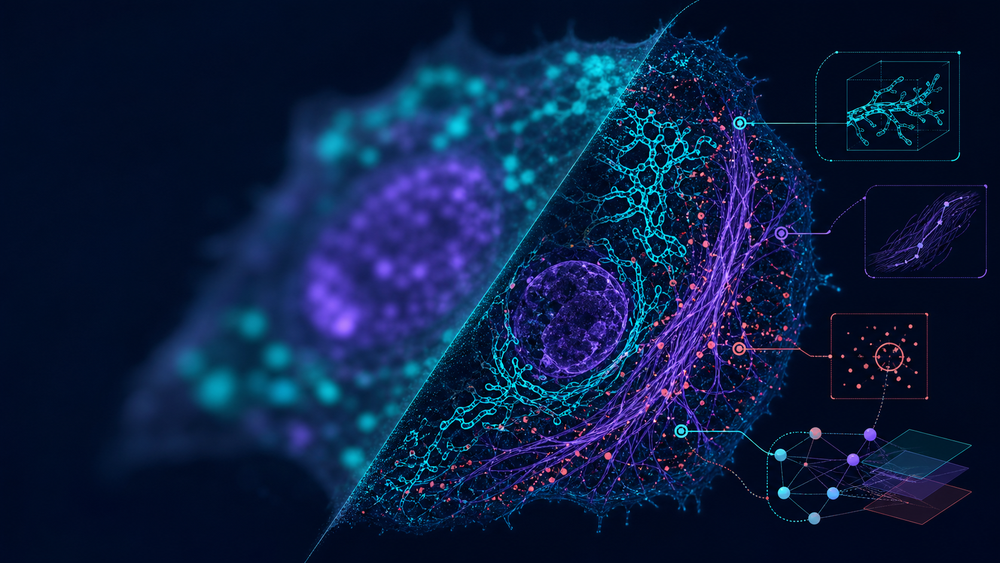
#> input picture MorphAgent_UI/MorphAgent/morphagent_ui/resources/morphagent_hero.png, 1000 x 563 px, shrunk from 1672 x 941 before the run; its folder holds only this picture in this run
$ python -i extract.py   (imports and definitions only)
#> lines starting #> are read from the running program, lines starting #| are printed output that depends on the picture; after the words box and inside, x2 and y2 are one past the last pixel; in counts of white or black regions, pixels touching at a corner belong together
def extract(img, *segmentation_masks):
    # IMPORT ALL REQUIRED PACKAGES AT THE BEGINNING OF THE FUNCTION
    import numpy as np
    from scipy import ndimage
    from skimage.measure import regionprops, label
    from skimage.filters import threshold_otsu

    # 1. Data Loading and Preprocessing
    # Ensure image is float for calculations
    arr = np.asarray(img, dtype=np.float32)

    # Check dimensionality and extract Tubulin channel (Channel 1)
    # Expected shape: (512, 512, 3)
    if arr.ndim == 3 and arr.shape[2] == 3:
        tubulin_channel = arr[..., 1]  # Channel 1 is Tubulin (Green)
    elif arr.ndim == 2:
        # Fallback if single channel passed (unlikely based on spec, but safe)
        tubulin_channel = arr
    else:
        return 0.0

    # Normalize intensity to [0, 1] for stability
    # Although Moment of Inertia is ratio-based, normalization helps with thresholding fallback
    vmax = np.percentile(tubulin_channel, 99.5) if tubulin_channel.size > 0 else 1.0
    if vmax > 0:
        tubulin_channel = tubulin_channel / vmax
    tubulin_channel = np.clip(tubulin_channel, 0.0, 1.0)

    # 2. Segmentation Handling
    labeled_mask = None

    # Check if segmentation masks are provided
    if len(segmentation_masks) > 0 and segmentation_masks[0] is not None:
        # Use the first mask provided. In BBBC021, masks are typically cell masks or nuclei masks.
        # For Tubulin dispersion, a cell mask is ideal. We assume the first mask is the most relevant.
        mask_input = segmentation_masks[0]

        # Ensure mask matches image spatial dimensions
        if mask_input.shape[:2] == tubulin_channel.shape[:2]:
            # If mask is not integer labeled, label it
            if not np.issubdtype(mask_input.dtype, np.integer):
                labeled_mask = label(mask_input > 0)
            else:
                labeled_mask = mask_input

    # Fallback: If no valid mask provided, generate one from the Tubulin channel
    if labeled_mask is None:
        try:
            thresh = threshold_otsu(tubulin_channel)
            binary_mask = tubulin_channel > thresh
            # Clean up noise
            binary_mask = ndimage.binary_opening(binary_mask, structure=np.ones((3,3)))
            labeled_mask = label(binary_mask)
        except Exception:
            return 0.0

    # 3. Feature Calculation: Moment of Inertia Mean
    # Formula: Sum(Intensity * Distance^2) / Sum(Intensity)
    # Distance is Euclidean distance from pixel to the geometric centroid of the cell

    props = regionprops(labeled_mask, intensity_image=tubulin_channel)

    moments = []

    for prop in props:
        # Get intensity values within the bounding box
        # regionprops intensity_image gives the intensity values inside the bbox
        # prop.image gives the binary mask inside the bbox

        # Extract the intensity patch and mask patch for the single cell
        intensity_patch = prop.intensity_image
        mask_patch = prop.image

        if intensity_patch.size == 0 or np.sum(intensity_patch) == 0:
            continue

        # Get local coordinates of pixels within the object
        # coords returns (row, col) coordinates relative to the full image,
        # but calculating relative to bbox is more efficient for distance

        # Get indices of pixels that are part of the cell
        y_indices, x_indices = np.nonzero(mask_patch)
        intensities = intensity_patch[y_indices, x_indices]

        # Calculate local centroid within the patch
        # prop.centroid is global (row, col). prop.bbox is (min_row, min_col, max_row, max_col)
        # Local centroid = Global Centroid - Bbox Top-Left
        local_centroid_y = prop.centroid[0] - prop.bbox[0]
        local_centroid_x = prop.centroid[1] - prop.bbox[1]

        # Calculate squared Euclidean distances from each pixel to the centroid
        # d^2 = (y - cy)^2 + (x - cx)^2
        dist_sq = (y_indices - local_centroid_y)**2 + (x_indices - local_centroid_x)**2

        # Calculate Moment of Inertia
        # Weighted sum of squared distances
        weighted_dist_sq_sum = np.sum(intensities * dist_sq)
        total_intensity = np.sum(intensities)

        if total_intensity > 0:
            # This is effectively the squared radius of gyration weighted by intensity
            moi = weighted_dist_sq_sum / total_intensity
            moments.append(moi)

    # 4. Aggregation
    if not moments:
        return 0.0

    result = np.mean(moments)

    return float(result)

>>> import cv2
>>> picture = cv2.imread('../../../../../../MorphAgent_UI/MorphAgent/morphagent_ui/resources/morphagent_hero.png', cv2.IMREAD_GRAYSCALE)
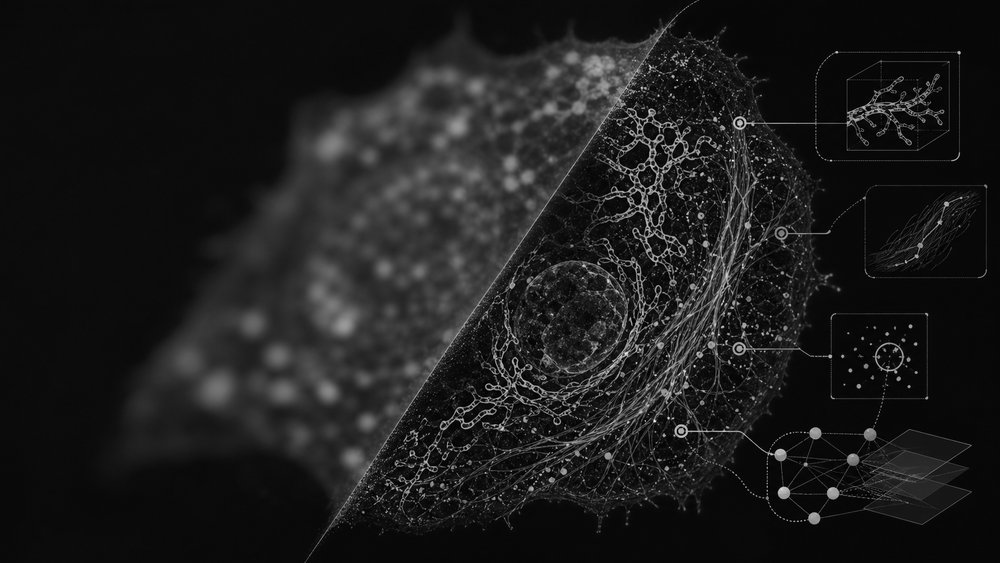
#> picture: shape (563, 1000); min 0, max 253, mean 28.4
>>> result = extract(picture)
#> in extract, `vmax = np.percentile(tubulin_channel, 99.5) if tubulin_channel.size > ..`: vmax = 155
#> in extract, `tubulin_channel = np.clip(tubulin_channel, 0.0, 1.0)`:
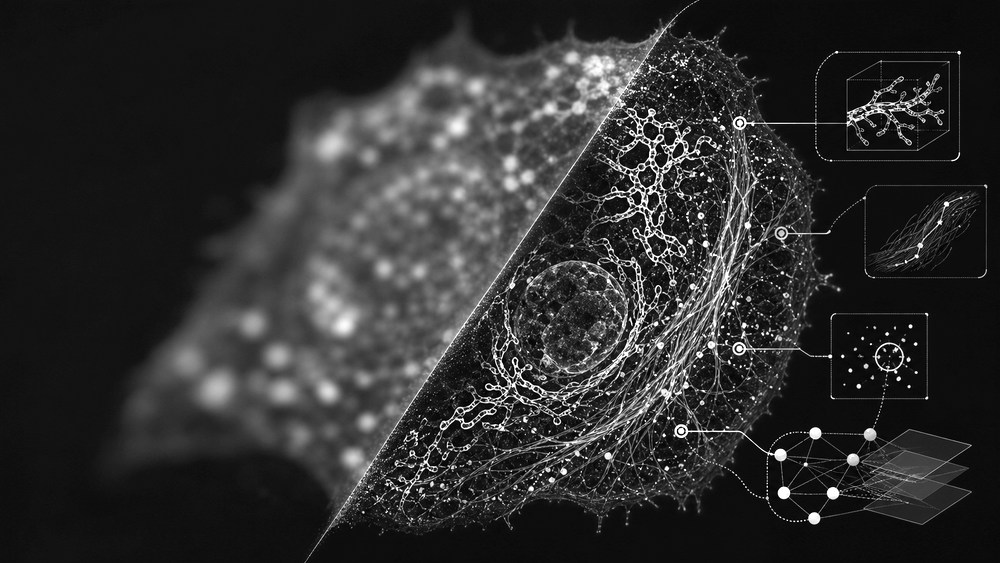
#> tubulin_channel: shape (563, 1000) float32; min 0, max 1, mean 0.183
#> in extract, `thresh = threshold_otsu(tubulin_channel)`: thresh = 0.283
#> in extract, `binary_mask = tubulin_channel > thresh`:
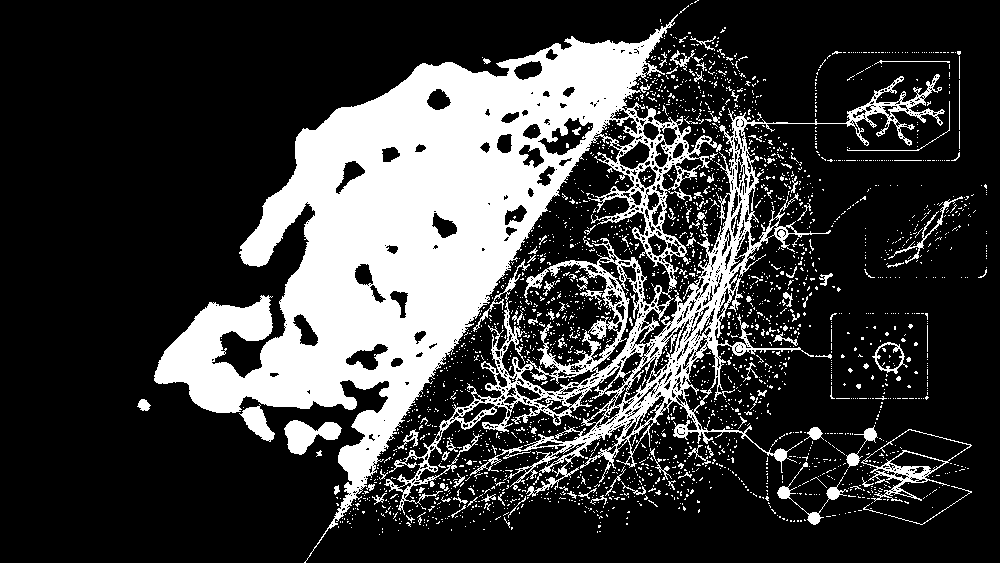
#> binary_mask: shape (563, 1000) bool; 23.6% white; 2572 white regions (2451 under 20 px), largest, box (x1, y1, x2, y2) and area: (154, 14, 945, 563) 115693, (861, 429, 972, 502) 1195, (284, 420, 342, 455) 1111
#> in extract, `binary_mask = ndimage.binary_opening(binary_mask, structure=np.ones((3..`:
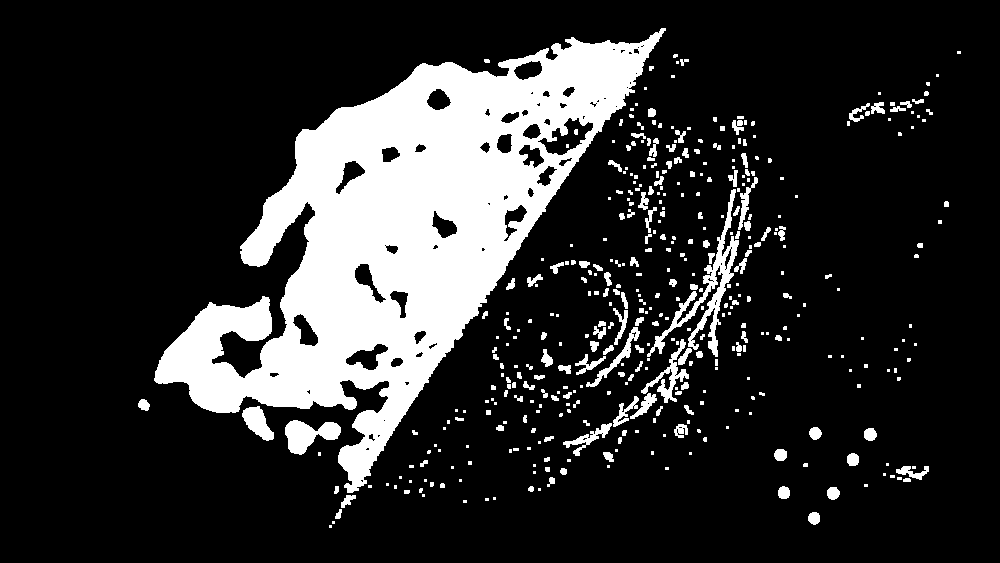
#> binary_mask: shape (563, 1000) bool; 18.2% white; 421 white regions (243 under 20 px)
#> in extract, `labeled_mask = label(binary_mask)`:
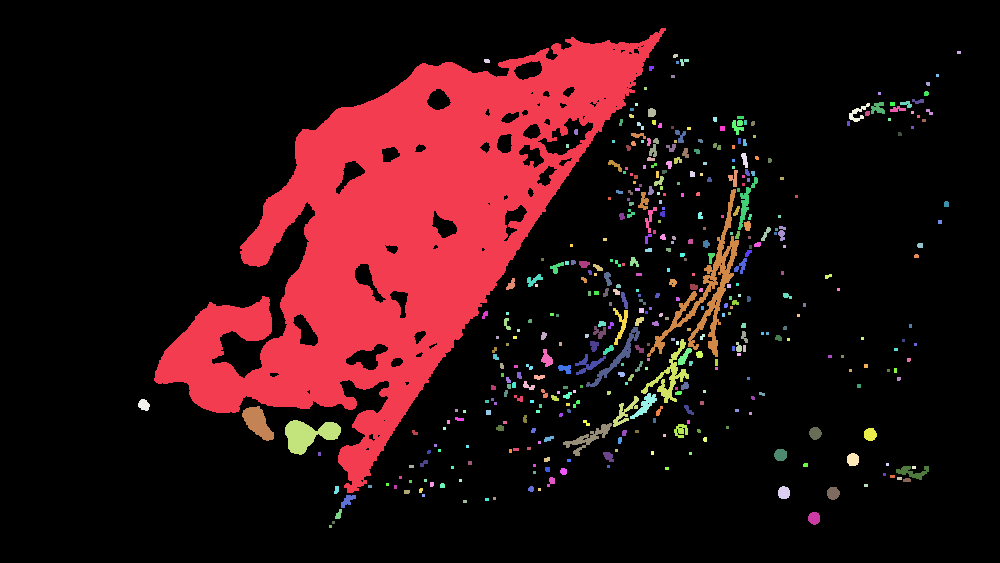
#> labeled_mask: shape (563, 1000) int32; 422 distinct labels, from 0 to 421; one colour per label, 0 black
#> in extract, `props = regionprops(labeled_mask, intensity_image=tubulin_channel)`: props = 421 regions; largest, box (x1, y1, x2, y2) and area: (154, 28, 666, 493) 84906, (647, 189, 739, 357) 2514, (285, 420, 341, 455) 1106, (641, 339, 689, 403) 715, (242, 406, 274, 441) 625
#> the loop in extract, `for prop in props:` made 421 passes
#> (y_indices, x_indices, intensities, local_centroid_y, local_centroid_x, dist_sq, weighted_dist_sq_sum, total_intensity) on passes 6, 11, 25, 27: ([0, 0, 0, 1, 1, 1, 2, 2, 2], [0, 1, 2, 0, 1, 2, 0, 1, 2], [1, 0.426, 0.381, 0.8, 0.89, 1, 0.877, 0.748, 0.31], 1, 1, [2, 1, 2, 1, 0, 1, 2, 1, 2], 8.11, 6.43), ([0, 0, 0, 1, 1, 1, 2, 2, 2], [0, 1, 2, 0, 1, 2, 0, 1, 2], [0.819, 1, 0.574, 0.961, 1, 0.794, 0.284, 0.761, 0.542], 1, 1, [2, 1, 2, 1, 0, 1, 2, 1, 2], 7.95, 6.74), ([0, 0, 0, 1, 1, 1, 2, 2, 2], [0, 1, 2, 0, 1, 2, 0, 1, 2], [0.748, 0.871, 0.342, 1, 0.529, 0.406, 0.897, 0.394, 0.445], 1, 1, [2, 1, 2, 1, 0, 1, 2, 1, 2], 7.54, 5.63), ([0, 0, 0, 1, 1, 1, 2, 2, 2], [0, 1, 2, 0, 1, 2, 0, 1, 2], [0.387, 0.677, 0.929, 0.348, 0.51, 0.465, 0.316, 0.49, 0.31], 1, 1, [2, 1, 2, 1, 0, 1, 2, 1, 2], 5.86, 4.43)
#> (y_indices, x_indices, local_centroid_y, local_centroid_x, dist_sq, weighted_dist_sq_sum, total_intensity, moi) on passes 8, 13, 18, 35: ([0, 0, 0, 1, 1, 1, 2, 2, 2], [0, 1, 2, 0, 1, 2, 0, 1, 2], 1, 1, [2, 1, 2, 1, 0, 1, 2, 1, 2], 6.61, 4.97, 1.33), ([0, 0, 0, 1, 1, 1, 2, 2, 2], [0, 1, 2, 0, 1, 2, 0, 1, 2], 1, 1, [2, 1, 2, 1, 0, 1, 2, 1, 2], 7.66, 6.06, 1.27), ([0, 0, 0, 1, 1, 1, 2, 2, 2], [0, 1, 2, 0, 1, 2, 0, 1, 2], 1, 1, [2, 1, 2, 1, 0, 1, 2, 1, 2], 6.15, 4.51, 1.36), ([0, 0, 0, 1, 1, 1, 2, 2, 2, 3, 3, 3, 4, 4, 4], [0, 1, 2, 0, 1, 2, 0, 1, 2, 0, 1, 2, 0, 1, 2], 2, 1, [5, 4, 5, 2, 1, 2, 1, 0, 1, 2, 1, 2, 5, 4, 5], 31.46, 12.71, 2.48)
#> pass 1, in extract, `intensity_patch = prop.intensity_image`:
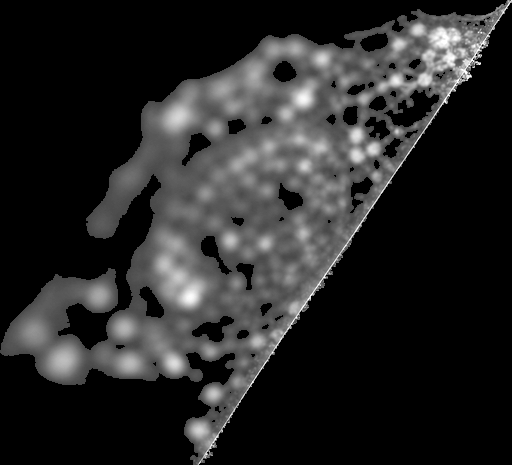
#> intensity_patch: shape (465, 512) float32; min 0, max 1, mean 0.154
#> pass 1, in extract, `mask_patch = prop.image`:
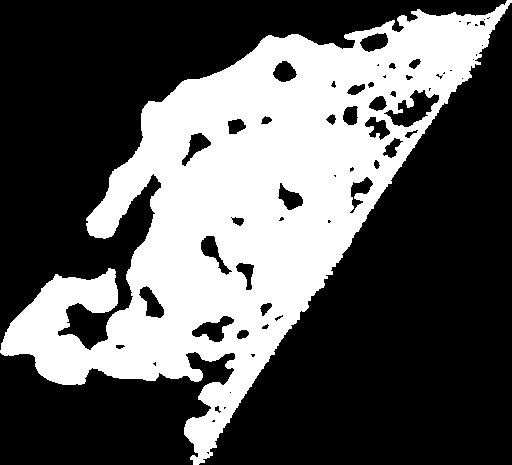
#> mask_patch: shape (465, 512) bool; 35.7% white; 1 white region, box (x1, y1, x2, y2) and area: (0, 0, 512, 465) 84906
#> after the loop in extract, `for prop in props:`: moments = 421 values, max 22895.4 at index 0, min 1.14 at index 210, mean 69.42
#> in extract, `result = np.mean(moments)`: result = 69.42
#> result = 69.42
